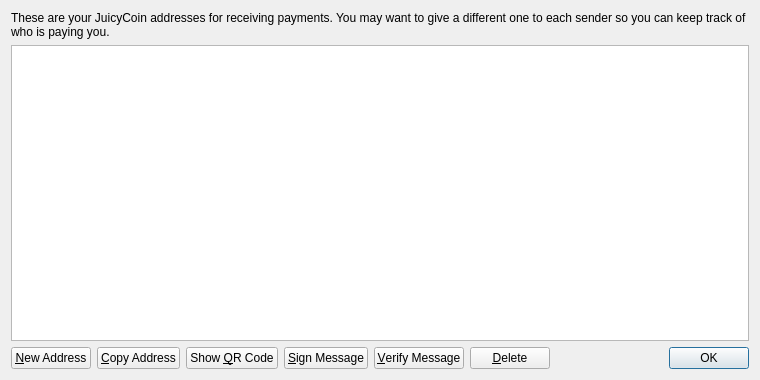
<?xml version="1.0" encoding="UTF-8"?>
<ui version="4.0">
 <class>AddressBookPage</class>
 <widget class="QWidget" name="AddressBookPage">
  <property name="geometry">
   <rect>
    <x>0</x>
    <y>0</y>
    <width>760</width>
    <height>380</height>
   </rect>
  </property>
  <property name="windowTitle">
   <string>Address Book</string>
  </property>
  <layout class="QVBoxLayout" name="verticalLayout">
   <item>
    <widget class="QLabel" name="labelExplanation">
     <property name="text">
      <string>These are your JuicyCoin addresses for receiving payments. You may want to give a different one to each sender so you can keep track of who is paying you.</string>
     </property>
     <property name="textFormat">
      <enum>Qt::PlainText</enum>
     </property>
     <property name="wordWrap">
      <bool>true</bool>
     </property>
    </widget>
   </item>
   <item>
    <widget class="QTableView" name="tableView">
     <property name="contextMenuPolicy">
      <enum>Qt::CustomContextMenu</enum>
     </property>
     <property name="toolTip">
      <string>Double-click to edit address or label</string>
     </property>
     <property name="tabKeyNavigation">
      <bool>false</bool>
     </property>
     <property name="alternatingRowColors">
      <bool>true</bool>
     </property>
     <property name="selectionMode">
      <enum>QAbstractItemView::SingleSelection</enum>
     </property>
     <property name="selectionBehavior">
      <enum>QAbstractItemView::SelectRows</enum>
     </property>
     <property name="sortingEnabled">
      <bool>true</bool>
     </property>
     <attribute name="verticalHeaderVisible">
      <bool>false</bool>
     </attribute>
    </widget>
   </item>
   <item>
    <layout class="QHBoxLayout" name="horizontalLayout">
     <item>
      <widget class="QPushButton" name="newAddressButton">
       <property name="toolTip">
        <string>Create a new address</string>
       </property>
       <property name="text">
        <string>&amp;New Address</string>
       </property>
       <property name="icon">
        <iconset resource="../bitcoin.qrc">
         <normaloff>:/icons/add</normaloff>:/icons/add</iconset>
       </property>
      </widget>
     </item>
     <item>
      <widget class="QPushButton" name="copyToClipboard">
       <property name="toolTip">
        <string>Copy the currently selected address to the system clipboard</string>
       </property>
       <property name="text">
        <string>&amp;Copy Address</string>
       </property>
       <property name="icon">
        <iconset resource="../bitcoin.qrc">
         <normaloff>:/icons/editcopy</normaloff>:/icons/editcopy</iconset>
       </property>
      </widget>
     </item>
     <item>
      <widget class="QPushButton" name="showQRCode">
       <property name="text">
        <string>Show &amp;QR Code</string>
       </property>
       <property name="icon">
        <iconset resource="../bitcoin.qrc">
         <normaloff>:/icons/qrcode</normaloff>:/icons/qrcode</iconset>
       </property>
      </widget>
     </item>
     <item>
      <widget class="QPushButton" name="signMessage">
       <property name="toolTip">
        <string>Sign a message to prove you own a Bitcoin address</string>
       </property>
       <property name="text">
        <string>&amp;Sign Message</string>
       </property>
       <property name="icon">
        <iconset resource="../bitcoin.qrc">
         <normaloff>:/icons/edit</normaloff>:/icons/edit</iconset>
       </property>
      </widget>
     </item>
     <item>
      <widget class="QPushButton" name="verifyMessage">
       <property name="toolTip">
        <string>Verify a message to ensure it was signed with a specified Bitcoin address</string>
       </property>
       <property name="text">
        <string>&amp;Verify Message</string>
       </property>
       <property name="icon">
        <iconset resource="../bitcoin.qrc">
         <normaloff>:/icons/transaction_0</normaloff>:/icons/transaction_0</iconset>
       </property>
      </widget>
     </item>
     <item>
      <widget class="QPushButton" name="deleteButton">
       <property name="toolTip">
        <string>Delete the currently selected address from the list. Only sending addresses can be deleted.</string>
       </property>
       <property name="text">
        <string>&amp;Delete</string>
       </property>
       <property name="icon">
        <iconset resource="../bitcoin.qrc">
         <normaloff>:/icons/remove</normaloff>:/icons/remove</iconset>
       </property>
      </widget>
     </item>
     <item>
      <spacer name="horizontalSpacer">
       <property name="orientation">
        <enum>Qt::Horizontal</enum>
       </property>
       <property name="sizeHint" stdset="0">
        <size>
         <width>40</width>
         <height>20</height>
        </size>
       </property>
      </spacer>
     </item>
     <item>
      <widget class="QDialogButtonBox" name="buttonBox">
       <property name="sizePolicy">
        <sizepolicy hsizetype="Maximum" vsizetype="Fixed">
         <horstretch>0</horstretch>
         <verstretch>0</verstretch>
        </sizepolicy>
       </property>
       <property name="standardButtons">
        <set>QDialogButtonBox::Ok</set>
       </property>
      </widget>
     </item>
    </layout>
   </item>
  </layout>
 </widget>
 <resources>
  <include location="../bitcoin.qrc"/>
 </resources>
 <connections/>
</ui>
